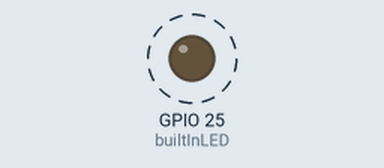
Simulated run of this sketch. Board: ESP32. Shown: output pins drawn as LEDs (lit = HIGH). Dashed ring = blinking. No radio packets arrive unless stated.

Above: at 0.6 s.
Timing chart, 0 to 3.0 s (numbered marks = the images above):
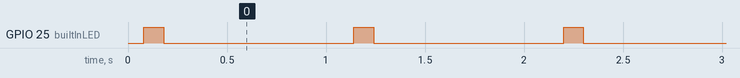

The sketch:

04_LoRa_Send.ino
```cpp
#include <SPI.h>
#include <LoRa.h>

const int builtInLED = 25;

typedef struct spi_pins {
  int sck;
  int miso;
  int mosi;
  int ss;
  int rst;
  int irq;
};


const spi_pins LORA_SPI_PINS = {.sck=5, .miso=19, .mosi=27, .ss=18, .rst=14, .irq=26};

const int MHz = 1000*1000;

void setup() {

  pinMode(builtInLED, OUTPUT);

  SPI.begin(LORA_SPI_PINS.sck, LORA_SPI_PINS.miso, LORA_SPI_PINS.mosi, LORA_SPI_PINS.ss);
  LoRa.setPins(LORA_SPI_PINS.ss, LORA_SPI_PINS.rst, LORA_SPI_PINS.irq);

  // US Frequency, use 866*MHz in Europe
  if (!LoRa.begin(915*MHz))
    while (1)
      ;


  // Network configuration. Use the slowest speed and
  // highest redundancy. This gives us the maximum possible
  // range.
  LoRa.enableCrc();
  LoRa.setCodingRate4(8);
  LoRa.setSpreadingFactor(12);

  // The sync word determines which frequencies will be used
  // when. If it is a value that isn't in common use (the
  // common values are 0x12 and 0x34), it reduces the chance
  // of interference.
  LoRa.setSyncWord(0x24);
}

void loop() {
  int sendSuccess;
  static int counter = 0;

  LoRa.beginPacket();
  LoRa.printf("Hello #%d", counter++);

  sendSuccess = LoRa.endPacket();

  if (sendSuccess) {
    // Short pulse to show the message was sent
    digitalWrite(builtInLED, HIGH);
    delay(100);
    digitalWrite(builtInLED, LOW);
    delay(900);
  } else
    delay(1000);
}
```

Measured:
- by itself, GPIO 25 (builtInLED): alternates HIGH for 0.10 s and LOW for 0.96 s
